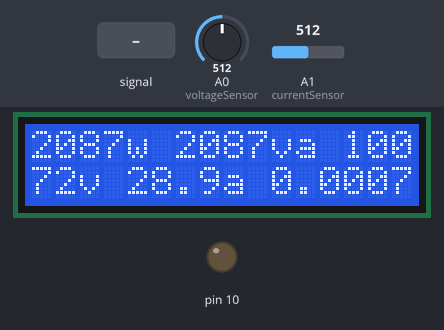
Bench run of a sketch on a simulated Arduino Uno, built with avr-gcc and run on an emulated ATmega328P. Parts: 16×2 character LCD, output pins drawn as LEDs (lit = HIGH). Inputs (shaded band) come from the test bench; at power-on: A0 (voltageSensor) = 512, A1 (currentSensor) = 512. Storage starts empty; what the sketch prints to the serial monitor is not drawn.

Above: at 1.7 s.
1.8 s: A0 (voltageSensor) fed a 200 Hz sine of ±81 counts around its level
At 4.5 s:
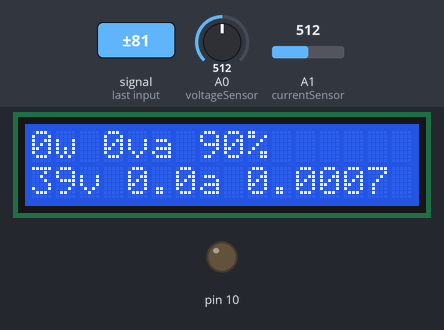
4.8 s: A0 (voltageSensor) set to 716
At 6.4 s:
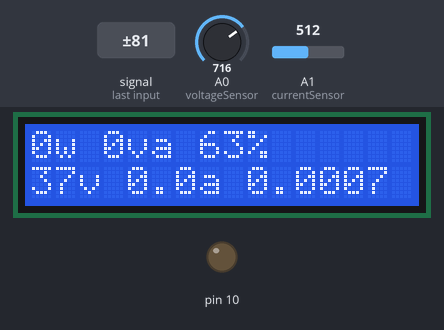
7.8 s: A1 (currentSensor) set to 716
At 9.6 s:
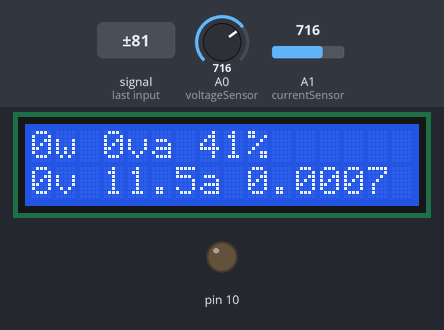
10.8 s: A1 (currentSensor) fed a 200 Hz sine of ±81 counts around its level
At 13.1 s:
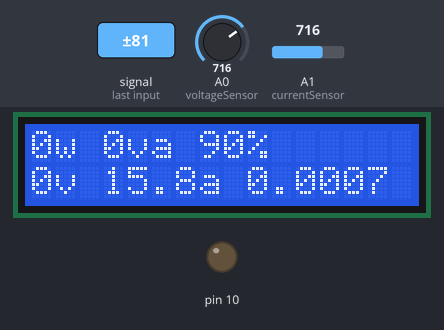
13.6 s: A0 (voltageSensor) fed a 1000 Hz sine of ±255 counts around its level
At 15.1 s:
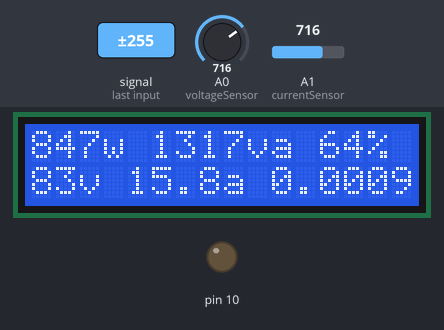
16.6 s: A1 (currentSensor) fed a 1000 Hz sine of ±255 counts around its level
At 18.3 s:
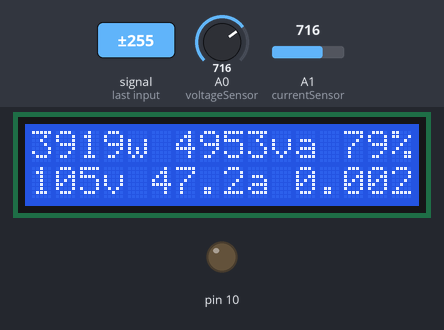
Timing chart, 0 to 19.8 s (numbered marks = the images above; inputs shaded):
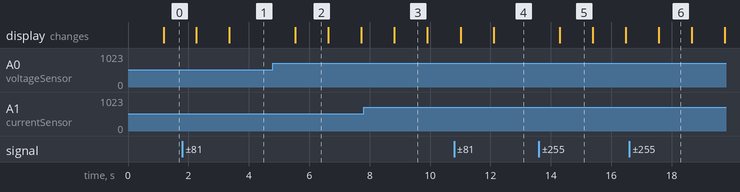

The sketch:

_7_2.pde
```cpp
#include <LiquidCrystal.h>
#include <SD.h>

LiquidCrystal lcd(3, 5, 6, 7, 8, 9);
File file;

const int voltageSensor = A0;
const int currentSensor = A1;
const int SDcs = 4;

const int numberOfSamples = 3000;

// Calibration constants
const float AC_WALL_VOLTAGE     = 120.9;
const float AC_ADAPTER_VOLTAGE  = 14.1;
const float AC_VOLTAGE_DIV_VOUT = 0.85;
const float CT_BURDEN_RESISTOR  = 40.2;
const float CT_TURNS            = 2280.0;

// Calibration coeficients
const float VCAL = 1.0;
const float ICAL = 1.0;
const float PHASECAL = 0.9;

// Calculated ratio constants, modified by VCAL/ICAL
const float AC_ADAPTER_RATIO = AC_WALL_VOLTAGE / AC_ADAPTER_VOLTAGE;
const float AC_VOLTAGE_DIV_RATIO = AC_ADAPTER_VOLTAGE / AC_VOLTAGE_DIV_VOUT;
const float V_RATIO = AC_ADAPTER_RATIO * AC_VOLTAGE_DIV_RATIO * 5 / 1024 * VCAL;
const float I_RATIO = CT_TURNS / CT_BURDEN_RESISTOR * 5 / 1024 * ICAL;

// Sample variables
int lastSampleV, lastSampleI, sampleV, sampleI;

// Filter variables
float lastFilteredV, lastFilteredI, filteredV, filteredI;

// Power sample totals
float sumI, sumV, sumP;

// Phase calibrated instantaneous voltage
float calibratedV;

// Calculated power variables
float realPower, apparentPower, powerFactor, voltageRMS, currentRMS;
unsigned long last_kWhTime, kWhTime;
float kilowattHour = 0.0;

unsigned long startTime = 0;
unsigned long interval = 10000;

void setup() {
 lcd.begin(16,2);
 Serial.begin(9600);

 // Starts the SD card
 Serial.print("Initializing SD card...");
 pinMode(10, OUTPUT);

 // Checks that the SD card is present
 if (!SD.begin(SDcs)) {
   Serial.println("initialization failed!");
   return;
 }
 Serial.println("initialization done.");
}

void loop() {
  calculatePower();
  displayPower();

  // Opens file on SD if interval has passed
  if (startTime + interval < millis()) {
    // Opens files and sets to write mode
    file = SD.open("data.txt", FILE_WRITE);

    // Writes values to file if present
    if (file) {
      Serial.print("Writing to data.txt... ");

      file.print(realPower);
      file.print(",");
      file.print(apparentPower);
      file.print(",");
      file.print(powerFactor * 100);
      file.print(",");
      file.print(voltageRMS);
      file.print(",");
      file.print(currentRMS);
      file.print(",");
      file.println(kilowattHour);

      Serial.println("done.");
      // Need to close a file to save the data
      file.close();
      Serial.println("File closed.");
    } else Serial.println("Error opening data.txt.");
    startTime = millis();
  }
}

void calculatePower() {
  for (int i = 0; i < numberOfSamples; i++) {
    // Used for voltage offset removal
    lastSampleV = sampleV;
    lastSampleI = sampleI;

    // Read voltage and current values
    sampleV = analogRead(voltageSensor);
    sampleI = analogRead(currentSensor);

    // Used for voltage offset removal
    lastFilteredV = filteredV;
    lastFilteredI = filteredI;

    // Digital high pass filters to remove 2.5V DC offset
    filteredV = 0.996 * (lastFilteredV + sampleV - lastSampleV);
    filteredI = 0.996 * (lastFilteredI + sampleI - lastSampleI);

    // Phase calibration
    calibratedV = lastFilteredV + PHASECAL * (filteredV - lastFilteredV);

    // Root-mean-square voltage
    sumV += calibratedV * calibratedV;

    // Root-mean-square current
    sumI += filteredI * filteredI;

    // Instantaneous Power
    sumP += abs(calibratedV * filteredI);
  }

  // Calculation of the root of the mean of the voltage and current squared (rms)
  // Calibration coeficients applied
  voltageRMS = V_RATIO * sqrt(sumV / numberOfSamples);
  currentRMS = I_RATIO * sqrt(sumI / numberOfSamples);

  // Calculate power values
  realPower = V_RATIO * I_RATIO * sumP / numberOfSamples;
  apparentPower = voltageRMS * currentRMS;
  powerFactor = realPower / apparentPower;

  // Calculate running total kilowatt hours
  // This value will reset in 50 days
  last_kWhTime = kWhTime;
  kWhTime = millis();
  // Convert watts into kilowatts and multiply by the time since the last reading
  kilowattHour += (realPower / 1000) * ((kWhTime - last_kWhTime) / 3600000.0);

  // Reset sample totals
  sumV = 0;
  sumI = 0;
  sumP = 0;
}

void displayPower() {
  lcd.clear();
  lcd.print(realPower, 0);
  lcd.print("w ");
  lcd.print(apparentPower, 0);
  lcd.print("va ");
  lcd.print(powerFactor * 100, 0);
  lcd.print("%");
  lcd.setCursor(0,1);
  lcd.print(voltageRMS, 0);
  lcd.print("v ");
  lcd.print(currentRMS, 1);
  lcd.print("a ");
  lcd.print(kilowattHour, 4);
}
```

Measured:
- after the input at 1.8 s, the display: first changes after 0.47 s (image 1 shows a later state)
- after the input at 4.8 s, the display: changes after 0.74 s (image 2)
- after the input at 7.8 s, the display: changes after 1.0 s (image 3)
- after the input at 10.8 s, the display: first changes after 0.22 s (image 4 shows a later state)
- after the input at 13.6 s, the display: changes after 0.69 s (image 5)
- what the display in image 2 shows lasts 1.1 s, from 5.5 s to 6.6 s
